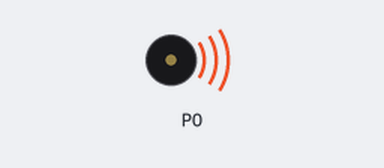
This program was run on a simulated BBC micro:bit (MakeCode). Shown: buzzer (waves = sounding).

Above: at 1.1 s.
Timing chart, 0 to 5.3 s (numbered marks = the images above):
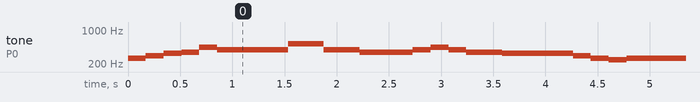

Measured:
- by itself, tone on P0: plays 262 Hz for 0.17 s, 294 Hz for 0.17 s, 330 Hz for 0.17 s, 349 Hz for 0.17 s, 440 Hz for 0.17 s, 392 Hz for 0.68 s … (520 notes in this stretch)

The program:

main.ts
```typescript
/**
 * 1=E 2/4 中速
 */
function _7 () {
    music.playTone(330, music.beat(BeatFraction.Quarter))
    music.playTone(294, music.beat(BeatFraction.Quarter))
    music.playTone(262, music.beat(BeatFraction.Quarter))
    music.playTone(247, music.beat(BeatFraction.Quarter))
}
function _2 () {
    music.playTone(440, music.beat(BeatFraction.Quarter))
    music.playTone(392, music.beat(BeatFraction.Quarter))
    music.playTone(392, music.beat(BeatFraction.Half))
}
function _6 () {
    music.playTone(349, music.beat(BeatFraction.Quarter))
    music.playTone(330, music.beat(BeatFraction.Quarter))
    music.playTone(330, music.beat(BeatFraction.Half))
}
function _9 () {
    music.playTone(349, music.beat(BeatFraction.Quarter))
    music.playTone(349, music.beat(BeatFraction.Eighth))
    music.playTone(392, music.beat(BeatFraction.Eighth))
    music.playTone(330, music.beat(BeatFraction.Quarter))
    music.playTone(330, music.beat(BeatFraction.Eighth))
    music.playTone(392, music.beat(BeatFraction.Eighth))
}
function _11 () {
    music.playTone(349, music.beat(BeatFraction.Quarter))
    music.playTone(349, music.beat(BeatFraction.Eighth))
    music.playTone(392, music.beat(BeatFraction.Eighth))
    music.playTone(330, music.beat(BeatFraction.Quarter))
    music.playTone(330, music.beat(BeatFraction.Eighth))
    music.playTone(392, music.beat(BeatFraction.Eighth))
}
function _5 () {
    music.playTone(392, music.beat(BeatFraction.Quarter))
    music.playTone(440, music.beat(BeatFraction.Quarter))
    music.playTone(392, music.beat(BeatFraction.Quarter))
    music.playTone(349, music.beat(BeatFraction.Quarter))
}
function _3 () {
    music.playTone(392, music.beat(BeatFraction.Quarter))
    music.playTone(523, music.beat(BeatFraction.Quarter))
    music.playTone(523, music.beat(BeatFraction.Quarter))
    music.playTone(392, music.beat(BeatFraction.Quarter))
}
function _8 () {
    music.playTone(262, music.beat(BeatFraction.Half))
    music.playTone(262, music.beat(BeatFraction.Half))
}
function _10 () {
    music.playTone(294, music.beat(BeatFraction.Quarter))
    music.playTone(294, music.beat(BeatFraction.Eighth))
    music.playTone(392, music.beat(BeatFraction.Eighth))
    music.playTone(262, music.beat(BeatFraction.Quarter))
    music.playTone(262, music.beat(BeatFraction.Eighth))
    music.playTone(392, music.beat(BeatFraction.Eighth))
}
function _4 () {
    music.playTone(392, music.beat(BeatFraction.Quarter))
    music.playTone(349, music.beat(BeatFraction.Quarter))
    music.playTone(349, music.beat(BeatFraction.Half))
}
function _12 () {
    music.playTone(294, music.beat(BeatFraction.Quarter))
    music.playTone(294, music.beat(BeatFraction.Eighth))
    music.playTone(392, music.beat(BeatFraction.Eighth))
    music.playTone(262, music.beat(BeatFraction.Quarter))
    music.rest(music.beat(BeatFraction.Quarter))
}
function _1 () {
    music.playTone(262, music.beat(BeatFraction.Quarter))
    music.playTone(294, music.beat(BeatFraction.Quarter))
    music.playTone(330, music.beat(BeatFraction.Quarter))
    music.playTone(349, music.beat(BeatFraction.Quarter))
}
// 中速度
// 80~104
music.setTempo(90)
basic.forever(function () {
    for (let index = 0; index < 4; index++) {
        _1()
        _2()
        _3()
        _4()
        _5()
        _6()
        _7()
        _8()
        _9()
        _10()
        _11()
        _12()
    }
})
```

test.ts
```typescript
// 在此处测试；当此软件包作为插件使用时，将不会编译此软件包。
```
